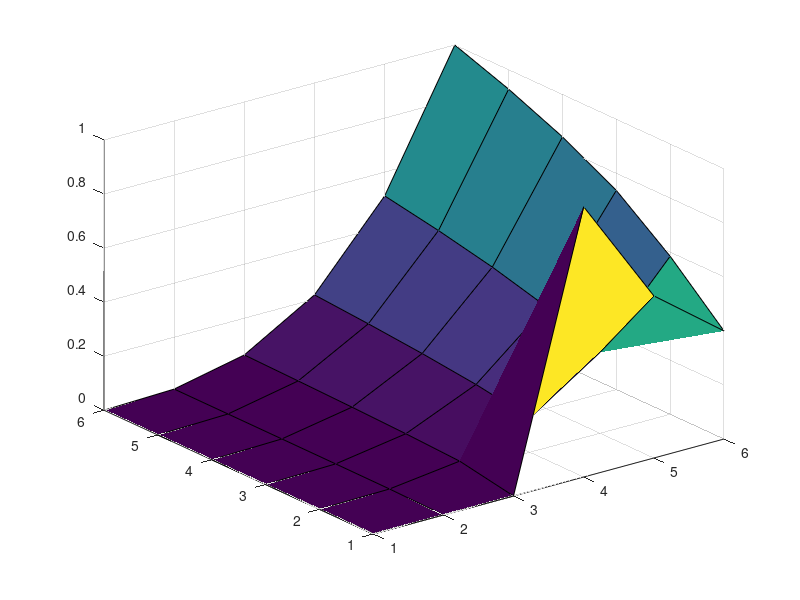
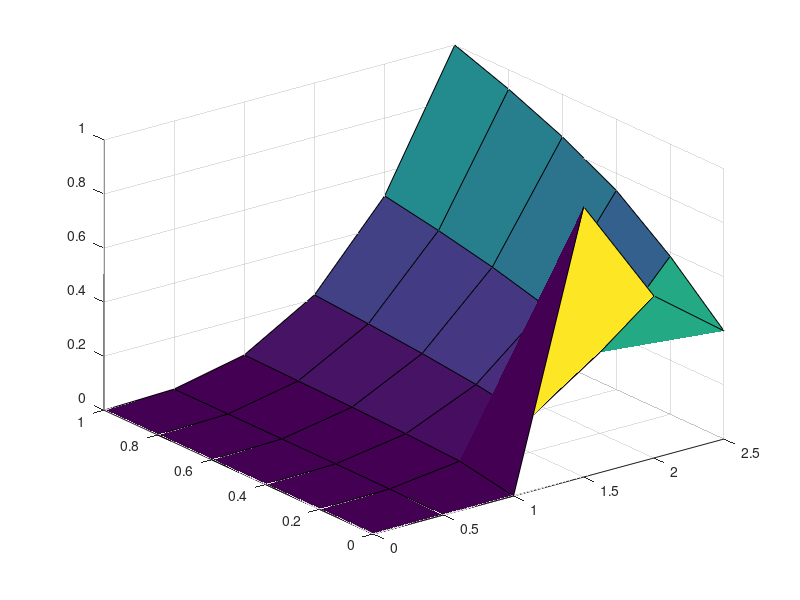
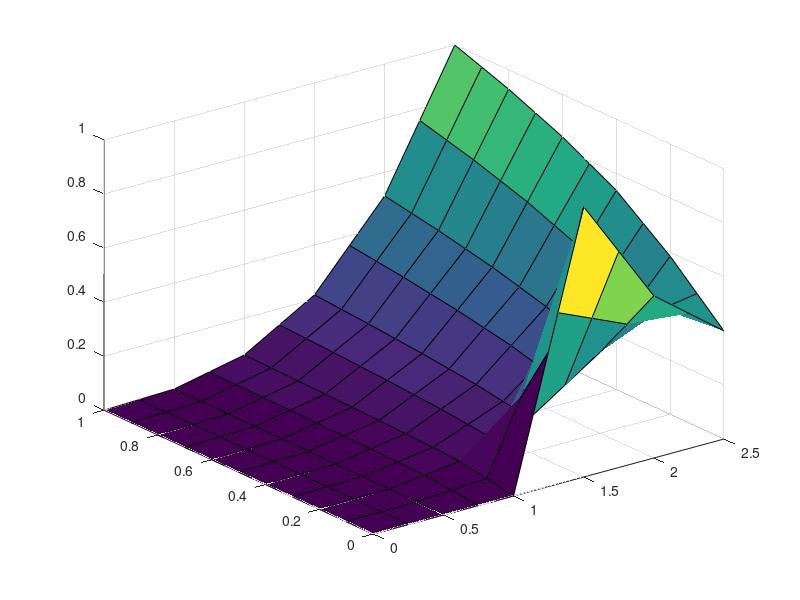
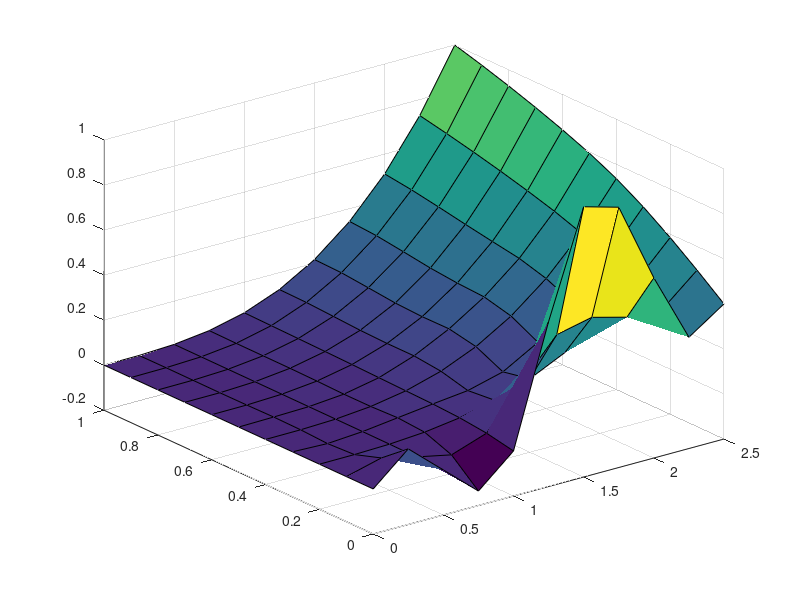

These charts were generated, in order, by the following MATLAB code:
x= [0  0.5      1.0      1.5     2.0     2.5];
y= [0  0.2      0.4      0.6     0.8     1.0];
z= [ 0   0  	  0   	   1  	    0.6      0.4
     0   0.0047   0.0374   0.1263   0.2994   0.5848
     0   0.0059   0.0472   0.1592   0.3772   0.7368
     0   0.0067   0.0540   0.1822   0.4318   0.8434
     0   0.0074   0.0594   0.2005   0.4753   0.9283
     0   0.0080   0.0640   0.2160   0.5120   1.0000];
figure(1);
surf(z);
figure(2);
surf(x,y,z);
%surf(z) has a uniform scale for both x and y axes for surf(x,y,z) it is
 %from 0 to xmax for x and similarly for y
[x1,y1] = meshgrid(0:0.25:2.5,0:0.1:1);
z1=interp2(x,y,z,x1,y1);
z2=interp2(x,y,z,x1,y1,'spline');
figure(3)
surf(x1,y1,z1);
%spline interp
figure(4)
surf(x1,y1,z2);
%normal interp
figure(5)
contour(x1,y1,z1);
%spline
figure(6)
contour(x1,y1,z2);
